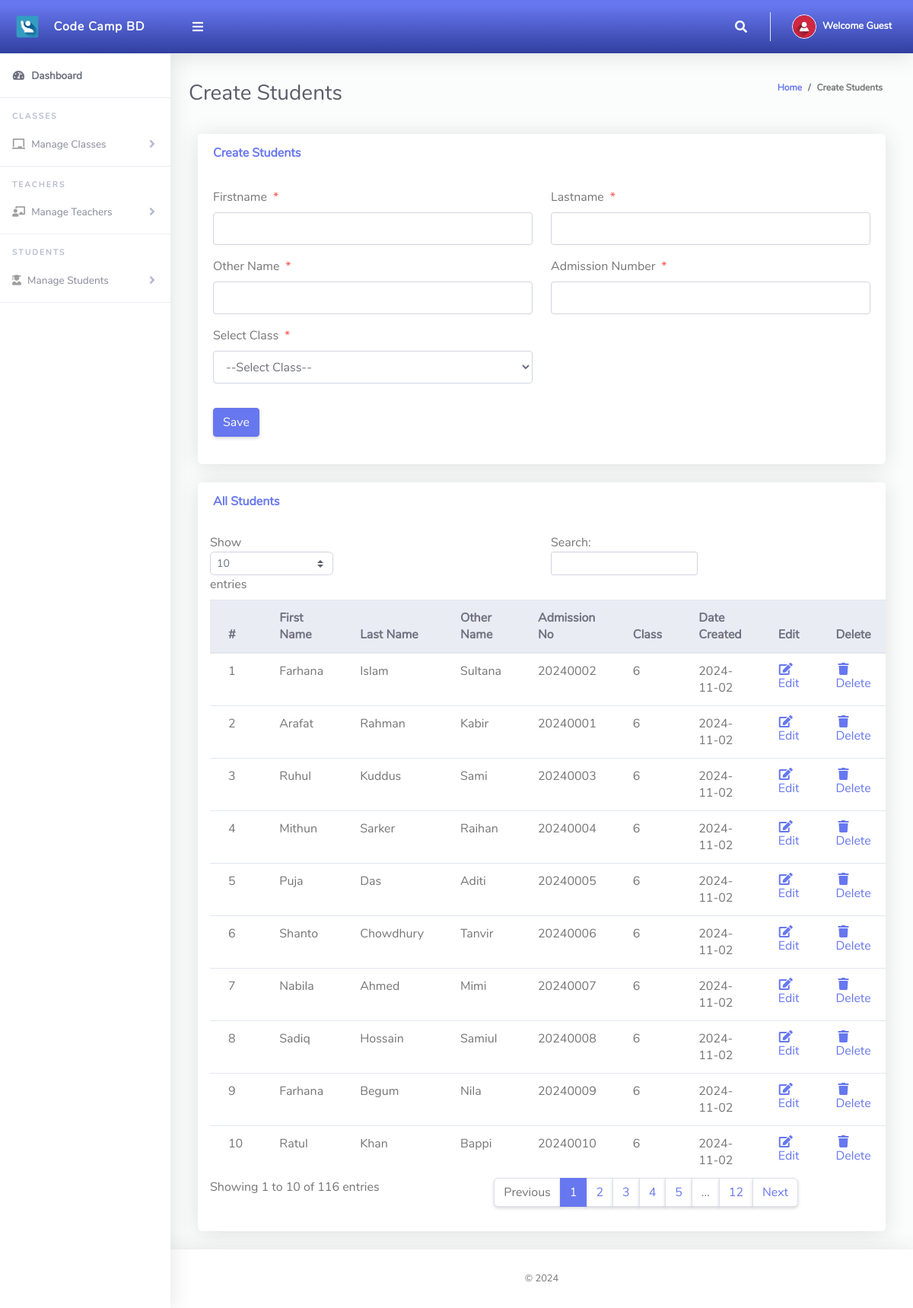
Page /Admin/createStudents.php on the committed database.
### tables this page shows
CREATE TABLE `tblstudents` (
  `Id` int(10) NOT NULL,
  `firstName` varchar(255) NOT NULL,
  `lastName` varchar(255) NOT NULL,
  `otherName` varchar(255) NOT NULL,
  `admissionNumber` varchar(255) NOT NULL,
  `password` varchar(50) NOT NULL,
  `classId` varchar(10) NOT NULL,
  `classArmId` varchar(10) NOT NULL,
  `dateCreated` varchar(50) NOT NULL
);

CREATE TABLE `tblclass` (
  `Id` int(10) NOT NULL,
  `className` varchar(255) NOT NULL
);

### Includes/dbcon.php (called while the page is built, shortened)
<?php
$conn = [];
?>

### Admin/createStudents.php (the view, shortened to what this page needs)
<?php
include '../Includes/dbcon.php';
$allClasses = [];
$databases = ['sas_six', 'sas_seven', 'sas_eight', 'sas_other'];
foreach ($databases as $dbKey) {
  $query = "SELECT * FROM tblclass";
  $result = $conn[$dbKey]->query($query);
  while ($row = $result->fetch_assoc()) {
    $row['dbKey'] = $dbKey;
    $allClasses[] = $row;
  }
}
?>
<!DOCTYPE html>
<html lang="en">
<head>
  <link href="../vendor/fontawesome-free/css/all.min.css" rel="stylesheet" type="text/css">
  <link href="../vendor/bootstrap/css/bootstrap.min.css" rel="stylesheet" type="text/css">
  <link href="css/ruang-admin.min.css" rel="stylesheet">
</head>
<body id="page-top">
  <div id="wrapper">
    <?php include "Includes/sidebar.php"; ?>
    <div id="content-wrapper" class="d-flex flex-column">
      <div id="content">
        <?php include "Includes/topbar.php"; ?>
        <div class="container-fluid" id="container-wrapper">
          <div class="d-sm-flex align-items-center justify-content-between mb-4">
            <h1 class="h3 mb-0 text-gray-800">Create Students</h1>
            <ol class="breadcrumb">
              <li class="breadcrumb-item"><a href="./">Home</a></li>
              <li class="breadcrumb-item active" aria-current="page">Create Students</li>
            </ol>
          </div>
          <div class="col-lg-12">
            <div class="card mb-4">
              <div class="card-header py-3 d-flex flex-row align-items-center justify-content-between">
                <h6 class="m-0 font-weight-bold text-primary">Create Students</h6>
              </div>
              <div class="card-body">
                <form method="post">
                  <div class="form-group row mb-3">
                    <div class="col-xl-6">
                      <label class="form-control-label">Firstname<span class="text-danger ml-2">*</span></label>
                      <input type="text" class="form-control" name="firstName" value="<?php echo isset($row['firstName']) ? $row['firstName'] : ''; ?>" id="exampleInputFirstName">
                    </div>
                    <div class="col-xl-6">
                      <label class="form-control-label">Lastname<span class="text-danger ml-2">*</span></label>
                      <input type="text" class="form-control" name="lastName" value="<?php echo isset($row['lastName']) ? $row['lastName'] : ''; ?>" id="exampleInputFirstName">
                    </div>
                  </div>
                  <div class="form-group row mb-3">
                    <div class="col-xl-6">
                      <label class="form-control-label">Other Name<span class="text-danger ml-2">*</span></label>
                      <input type="text" class="form-control" name="otherName" value="<?php echo isset($row['otherName']) ? $row['otherName'] : ''; ?>" id="exampleInputFirstName">
                    </div>
                    <div class="col-xl-6">
                      <label class="form-control-label">Admission Number<span class="text-danger ml-2">*</span></label>
                      <input type="text" class="form-control" required name="admissionNumber" value="<?php echo isset($row['admissionNumber']) ? $row['admissionNumber'] : ''; ?>" id="exampleInputFirstName">
                    </div>
                  </div>
                  <div class="form-group row mb-3">
                    <div class="col-xl-6">
                      <label class="form-control-label">Select Class<span class="text-danger ml-2">*</span></label>
                      <select required name="classId" class="form-control mb-3" id="classId" onchange="updateDbKey()">
                        <option value="">--Select Class--</option>
                      </select>
                    </div>
                  </div>
                  <?php
                  if (isset($Id)) {
                  ?>
                    <button type="submit" name="update" class="btn btn-warning">Update</button>
                    &nbsp;&nbsp;&nbsp;&nbsp;&nbsp;&nbsp;&nbsp;&nbsp;&nbsp;&nbsp;
                  <?php
                  } else {
                  ?>
                    <button type="submit" name="save" class="btn btn-primary">Save</button>
                  <?php
                  }
                  ?>
                </form>
              </div>
            </div>
            <div class="row">
              <div class="col-lg-12">
                <div class="card mb-4">
                  <div class="card-header py-3 d-flex flex-row align-items-center justify-content-between">
                    <h6 class="m-0 font-weight-bold text-primary">All Students</h6>
                  </div>
                  <div class="table-responsive p-3">
                    <table class="table align-items-center table-flush table-hover" id="dataTableHover">
                      <thead class="thead-light">
                        <tr>
                          <th>#</th>
                          <th>First Name</th>
                          <th>Last Name</th>
                          <th>Other Name</th>
                          <th>Admission No</th>
                          <th>Class</th>
                          <th>Date Created</th>
                          <th>Edit</th>
                          <th>Delete</th>
                        </tr>
                      </thead>
                      <tbody>
                        <?php
                        $sn = 0;
                        foreach ($databases as $dbKey) {
                          $query = "
                            SELECT
                              tblstudents.Id,
                              tblclass.className,
                              tblstudents.firstName,
                              tblstudents.lastName,
                              tblstudents.otherName,
                              tblstudents.admissionNumber,
                              tblstudents.dateCreated
                            FROM tblstudents
                            INNER JOIN tblclass ON tblclass.Id = tblstudents.classId
                          ";
                          if ($stmt = $conn[$dbKey]->prepare($query)) {
                            $stmt->execute();
                            $result = $stmt->get_result();
                            if ($result->num_rows > 0) {
                              while ($rows = $result->fetch_assoc()) {
                                $sn++;
                                echo "
                                  <tr>
                                    <td>$sn</td>
                                    <td>{$rows['firstName']}</td>
                                    <td>{$rows['lastName']}</td>
                                    <td>{$rows['otherName']}</td>
                                    <td>{$rows['admissionNumber']}</td>
                                    <td>{$rows['className']}</td>
                                    <td>{$rows['dateCreated']}</td>
                                    <td><a href='?action=edit&Id={$rows['Id']}&dbKey=$dbKey'><i class='fas fa-fw fa-edit'></i>Edit</a></td>
                                    <td><a href='?action=delete&Id={$rows['Id']}&dbKey=$dbKey' onclick='return confirm(\"Are you sure you want to delete this record?\");'><i class='fas fa-fw fa-trash'></i>Delete</a></td>
                                  </tr>";
                              }
                            } else {
                              echo "<tr><td colspan='9' class='text-center'>No Record Found in $dbKey!</td></tr>";
                            }
                          }
                        }
                        ?>
                      </tbody>
                    </table>
                  </div>
                </div>
              </div>
            </div>
          </div>
        </div>
        <?php include "Includes/footer.php"; ?>
      </div>
    </div>
</body>
</html>

### rows in the picture
tblstudents: firstName "Farhana", lastName "Islam", otherName "Sultana", admissionNumber "20240002", classId.className "6", dateCreated "2024-11-02"
tblstudents: firstName "Arafat", lastName "Rahman", otherName "Kabir", admissionNumber "20240001", classId.className "6", dateCreated "2024-11-02"
tblstudents: firstName "Ruhul", lastName "Kuddus", otherName "Sami", admissionNumber "20240003", classId.className "6", dateCreated "2024-11-02"
tblstudents: firstName "Mithun", lastName "Sarker", otherName "Raihan", admissionNumber "20240004", classId.className "6", dateCreated "2024-11-02"
tblstudents: firstName "Puja", lastName "Das", otherName "Aditi", admissionNumber "20240005", classId.className "6", dateCreated "2024-11-02"
tblstudents: firstName "Shanto", lastName "Chowdhury", otherName "Tanvir", admissionNumber "20240006", classId.className "6", dateCreated "2024-11-02"
tblstudents: firstName "Nabila", lastName "Ahmed", otherName "Mimi", admissionNumber "20240007", classId.className "6", dateCreated "2024-11-02"
tblstudents: firstName "Sadiq", lastName "Hossain", otherName "Samiul", admissionNumber "20240008", classId.className "6", dateCreated "2024-11-02"
tblstudents: firstName "Farhana", lastName "Begum", otherName "Nila", admissionNumber "20240009", classId.className "6", dateCreated "2024-11-02"
tblstudents: firstName "Ratul", lastName "Khan", otherName "Bappi", admissionNumber "20240010", classId.className "6", dateCreated "2024-11-02"

### other values in the picture
$fullName "Guest"
